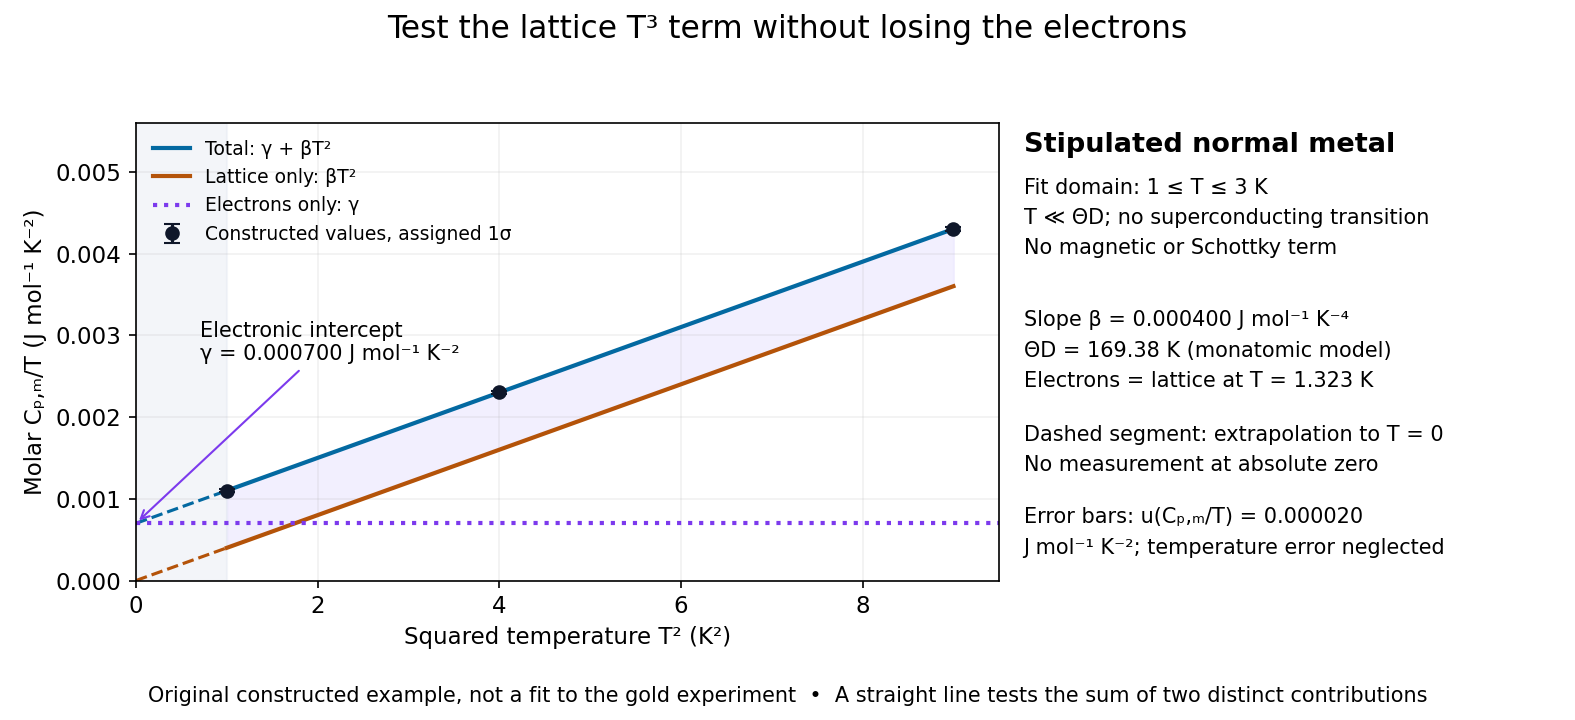

Generate this figure with Python:
"""Original normal-metal gamma + beta T² example; no experimental data.

Python 3.14, NumPy 2.3.5, Matplotlib 3.10.7. Run from _media.
"""
from pathlib import Path

import matplotlib.pyplot as plt
import numpy as np


def main():
    plt.rcParams.update({"font.size": 11, "figure.facecolor": "white"})
    gamma, beta, sigma = 7e-4, 4e-4, 2e-5
    temperature = np.array([1., 2., 3.])
    x = temperature ** 2
    y = gamma + beta * x
    design = np.column_stack([np.ones(3), x])
    fit = np.linalg.lstsq(design, y, rcond=None)[0]
    covariance = sigma ** 2 * np.linalg.inv(design.T @ design)
    theta = (12 * np.pi ** 4 * 8.31446261815324 / (5 * beta)) ** (1 / 3)
    assert np.allclose(fit, [gamma, beta], rtol=1e-12)
    assert np.isclose(theta, 169.3798102764744)
    assert np.allclose(np.sqrt(np.diag(covariance)), [2e-5, 3.499271061118826e-6])
    fig, (ax, detail) = plt.subplots(1, 2, figsize=(10.5, 4.8),
                                    gridspec_kw={"width_ratios": [1.65, 1]})
    fig.suptitle("Test the lattice T³ term without losing the electrons", fontsize=15)
    xx = np.linspace(1, 9, 300)
    extrap = np.linspace(0, 1, 50)
    ax.plot(xx, gamma + beta * xx, color="#0369a1", lw=2, label="Total: γ + βT²")
    ax.plot(extrap, gamma + beta * extrap, color="#0369a1", ls="--", lw=1.5)
    ax.plot(xx, beta * xx, color="#b45309", lw=2, label="Lattice only: βT²")
    ax.plot(extrap, beta * extrap, color="#b45309", ls="--", lw=1.5)
    ax.axhline(gamma, color="#7c3aed", ls=":", lw=2, label="Electrons only: γ")
    ax.errorbar(x, y, yerr=sigma, fmt="o", color="#0f172a", capsize=4,
                label="Constructed values, assigned 1σ")
    ax.fill_between(xx, beta * xx, gamma + beta * xx, color="#ede9fe", alpha=.7)
    ax.annotate("Electronic intercept\nγ = 0.000700 J mol⁻¹ K⁻²", xy=(0, gamma),
                xytext=(.7, .0027), fontsize=10,
                arrowprops={"arrowstyle": "->", "color": "#7c3aed"})
    ax.axvspan(0, 1, color="#e2e8f0", alpha=.4)
    ax.set(xlabel="Squared temperature T² (K²)", ylabel="Molar Cₚ,ₘ/T (J mol⁻¹ K⁻²)",
           xlim=(0, 9.5), ylim=(0, .0056))
    ax.ticklabel_format(axis="y", style="plain", useOffset=False)
    ax.legend(loc="upper left", fontsize=9, frameon=False)
    ax.grid(alpha=.18)
    detail.axis("off")
    detail.text(0, .98, "Stipulated normal metal", fontsize=13, weight="bold", va="top")
    detail.text(0, .88, "Fit domain: 1 ≤ T ≤ 3 K\nT ≪ ΘD; no superconducting transition\nNo magnetic or Schottky term", linespacing=1.65, fontsize=10, va="top")
    detail.text(0, .59, "Slope β = 0.000400 J mol⁻¹ K⁻⁴\nΘD = 169.38 K (monatomic model)\nElectrons = lattice at T = 1.323 K", linespacing=1.65, fontsize=10, va="top")
    detail.text(0, .34, "Dashed segment: extrapolation to T = 0\nNo measurement at absolute zero", linespacing=1.65, fontsize=10, va="top")
    detail.text(0, .16, "Error bars: u(Cₚ,ₘ/T) = 0.000020\nJ mol⁻¹ K⁻²; temperature error neglected", linespacing=1.65, fontsize=10, va="top")
    fig.text(.5, .025, "Original constructed example, not a fit to the gold experiment  •  "
             "A straight line tests the sum of two distinct contributions", ha="center", fontsize=10)
    fig.tight_layout(rect=(0, .065, 1, .94))
    fig.savefig(Path.cwd() / (Path(__file__).stem + ".png"), dpi=150, facecolor="white")
    plt.close(fig)
    print(f"fit={fit.tolist()}; standard_uncertainties={np.sqrt(np.diag(covariance)).tolist()}; theta={theta:.10g} K")


if __name__ == "__main__":
    main()
